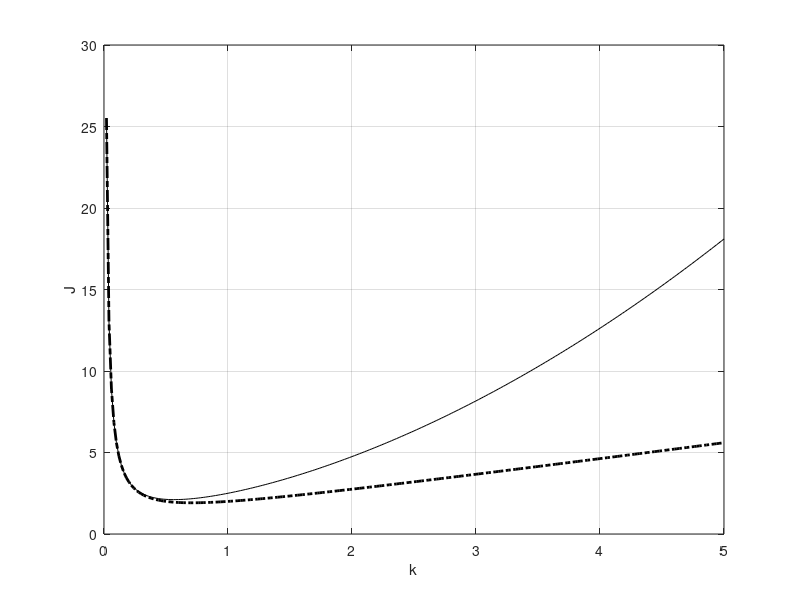

Here is the MATLAB script that generated this plot:
%
%   Figure 6-5 of Modern Book
%   Copyright Hamid D. Taghirad 2014
%
clear all
k=0.02:0.02:5;k=k';
x=[1 0]';

r=0;
p11=0.5./k+0.5+(r+1).*k/2+r.*k.^2/2;
p12=0/5./k+r*k/2;
p22=0.5./k+0.5+r.*k/2;
J1=p11*x(1)^2+2*p12*x(1)*x(2)+p22*x(2)^2;

r=1;
p11=0.5./k+0.5+(r+1).*k/2+r.*k.^2/2;
p12=0/5./k+r*k/2;
p22=0.5./k+0.5+r.*k/2;
J2=p11*x(1)^2+2*p12*x(1)*x(2)+p22*x(2)^2;

r=2;
p11=0.5./k+0.5+(r+1).*k/2+r.*k.^2/2;
p12=0/5./k+r*k/2;
p22=0.5./k+0.5+r.*k/2;
J3=p11*x(1)^2+2*p12*x(1)*x(2)+p22*x(2)^2;

plot(k,J1,'k', k,J2,'-. k', k,J3,'--k','linewidth',2),grid
xlabel('k')
ylabel('J')
%legend('r=0', 'r=1', 'r=2')

clf
x=[0 1]';
r=2;
p11=0.5./k+0.5+(r+1).*k/2+r.*k.^2/2;
p12=0/5./k+r*k/2;
p22=0.5./k+0.5+r.*k/2;
J4=p11*x(1)^2+2*p12*x(1)*x(2)+p22*x(2)^2;
plot(k,J2,'k', k,J4,'-. k','linewidth',2),grid
xlabel('k')
ylabel('J')
